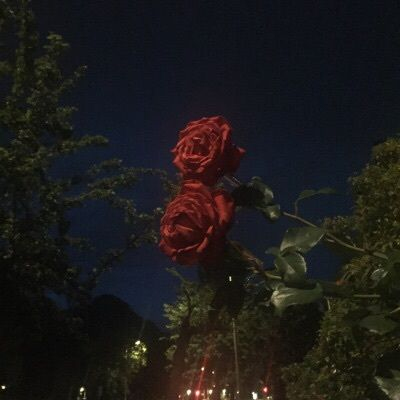
#> input picture multimedia/rose.jpg, 400 x 400 px, found by its file name
$ python img_preprocessing.py
#> lines starting #> are read from the running program, lines starting #| are printed output that depends on the picture; after the words box and inside, x2 and y2 are one past the last pixel; in counts of white or black regions, pixels touching at a corner belong together
import cv2
import numpy as np

def procesar_imagen(ruta_entrada, ruta_salida):

    # 1. Leer la imagen
#> called with ruta_entrada = 'multimedia/rose.jpg', ruta_salida = 'multimedia/rose_proc.jpg'
    imagen = cv2.imread(ruta_entrada)
#> imagen is the input picture: shape (400, 400, 3); mean B, G, R 25.6, 26.6, 28.6
    if imagen is None:
        raise FileNotFoundError(f"No se pudo cargar la imagen en {ruta_entrada}")

    # Aumentar el brillo y el contraste
    alpha = 1.5  # Contraste [1.0-3.0]
    beta = 50    # Brillo [0-100]
    # ajustada = cv2.convertScaleAbs(imagen, alpha=alpha, beta=beta)

    # 2. Convertir a escala de grises
    gris = cv2.cvtColor(imagen, cv2.COLOR_BGR2GRAY)
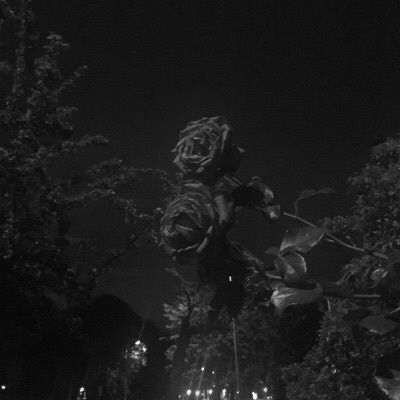
#> gris: shape (400, 400); min 1, max 253, mean 27.1

    # Extra
    # ecualizada = cv2.equalizeHist(gris)

    # 3. Suavizar la imagen
    suavizada = cv2.GaussianBlur(gris, (5, 5), 0)

    # 4. Detectar bordes
    bordes = cv2.Canny(suavizada, 80, 230)
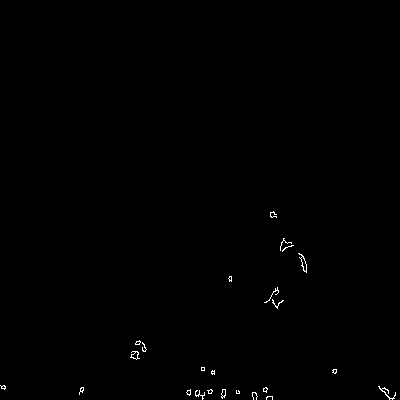
#> bordes: shape (400, 400); 0.33% white in thin lines or dots, all inside (x1, y1, x2, y2) = (0, 211, 396, 400)

    # 5. Dibujar bordes sobre la imagen original
    imagen[bordes != 0] = [0, 0, 255]  # Bordes en rojo
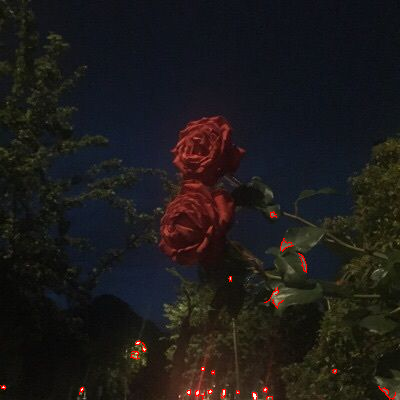
#> imagen: shape (400, 400, 3); 0.33% of pixels changed, all inside (x1, y1, x2, y2) = (0, 211, 396, 400)

    # 6. Mostrar la imagen procesada
    cv2.imshow('Imagen Procesada', imagen)
    cv2.waitKey(0)
    cv2.destroyAllWindows()

    # 7. Guardar la imagen procesada
    cv2.imwrite(ruta_salida, imagen)

if __name__ == "__main__":
    ruta_entrada = 'multimedia/rose.jpg'
    ruta_salida = 'multimedia/rose_proc.jpg'
    procesar_imagen(ruta_entrada, ruta_salida)

$ run again, with multimedia/sunflower.jpg copied over multimedia/rose.jpg
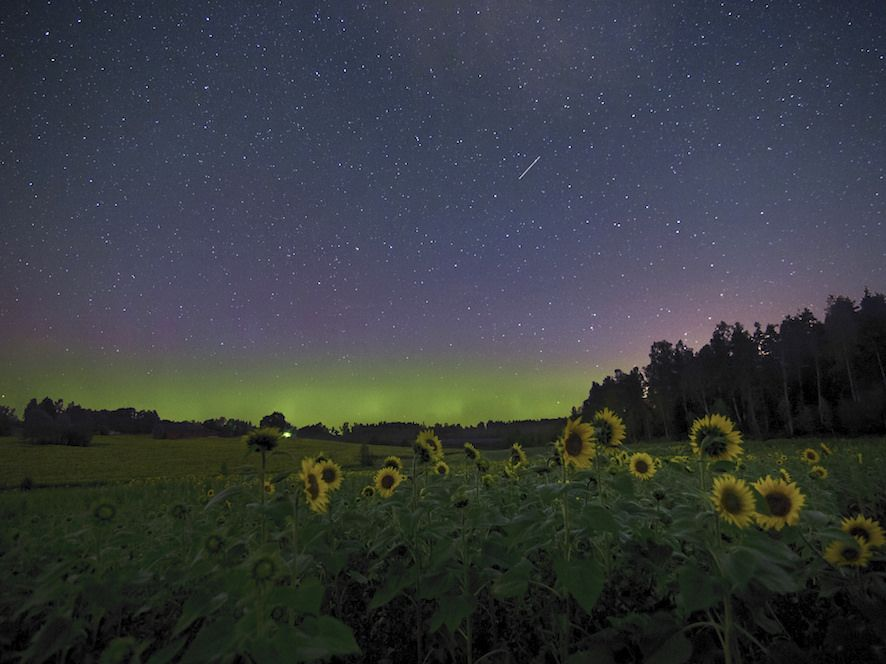
#> input picture multimedia/sunflower.jpg, 886 x 664 px, found by its file name
#> in procesar_imagen, imagen is the input picture: shape (664, 886, 3); mean B, G, R 62.7, 59.8, 55.8
#> in procesar_imagen, `bordes = cv2.Canny(suavizada, 80, 230)`:
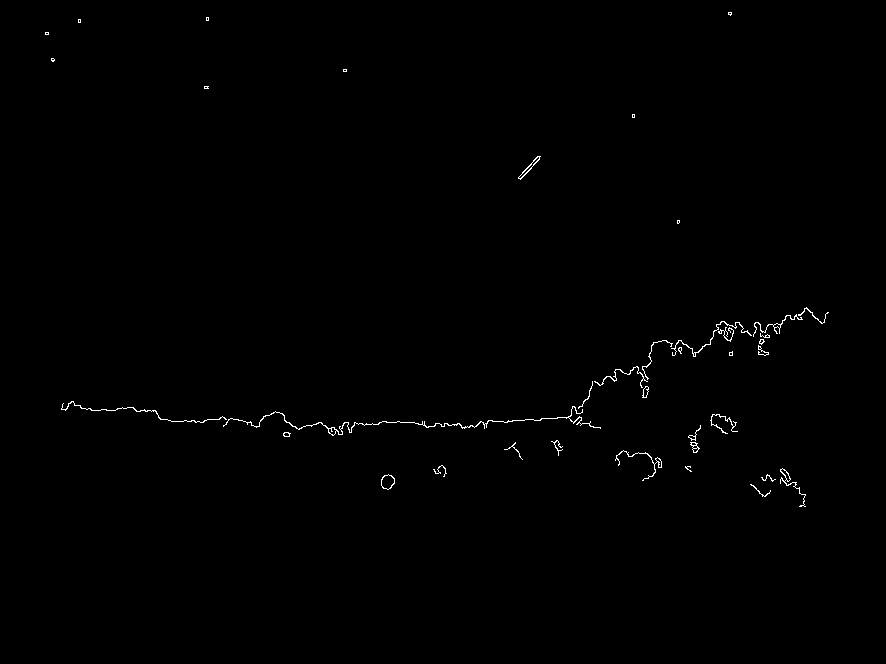
#> bordes: shape (664, 886); 0.43% white in thin lines or dots, all inside (x1, y1, x2, y2) = (45, 12, 829, 507)
#> in procesar_imagen, `imagen[bordes != 0] = [0, 0, 255]`:
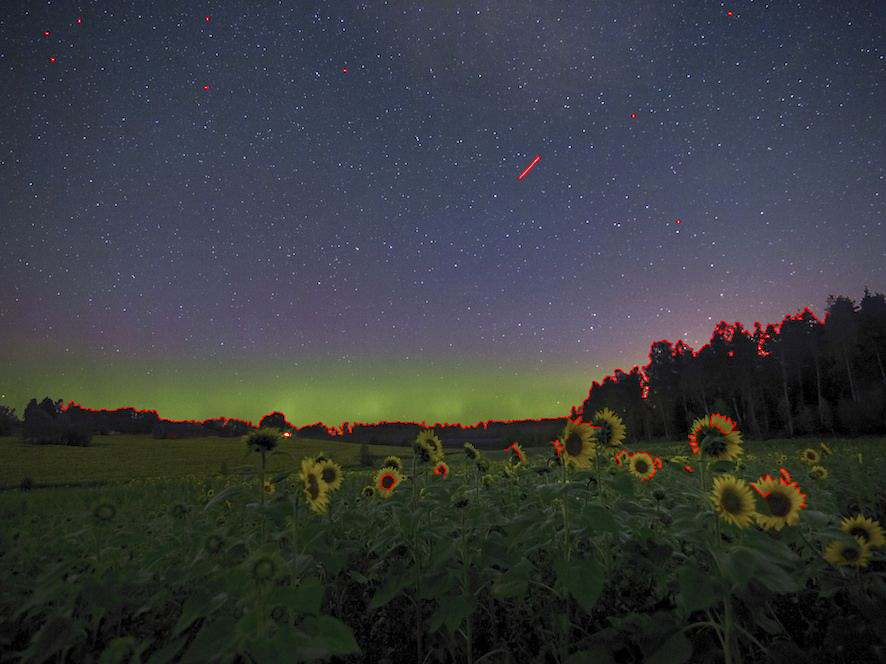
#> imagen: shape (664, 886, 3); 0.43% of pixels changed, all inside (x1, y1, x2, y2) = (45, 12, 829, 507)
